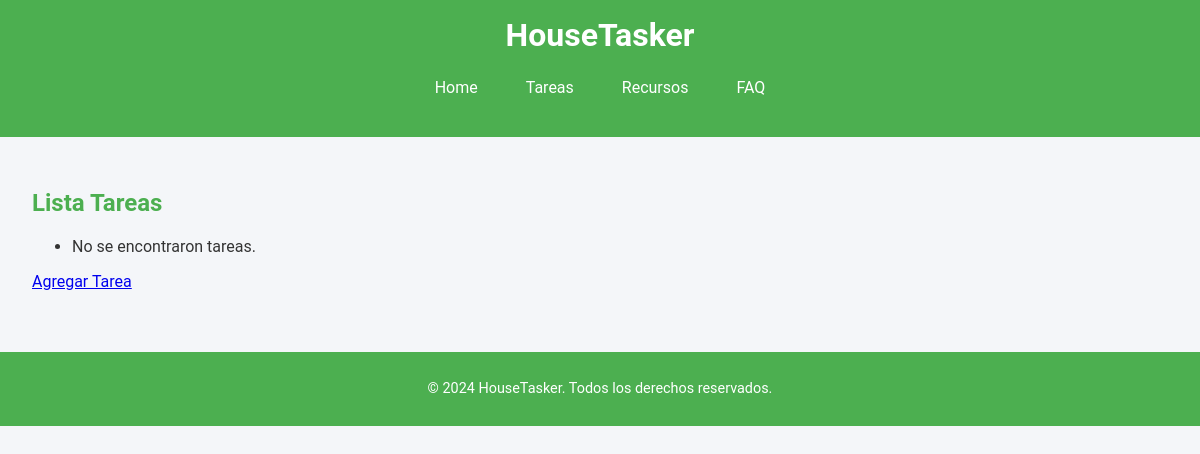
Page /tasks/ (signed in) on the earlier database version.
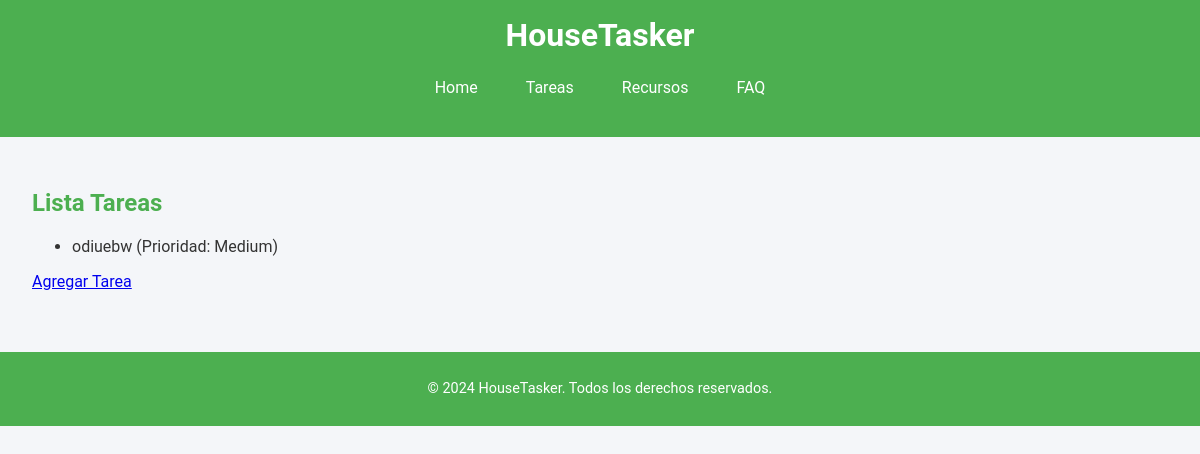
Same page on the later database version.
### appHouseTasker/models.py (models this page shows, shortened)
class Task(models.Model):
    LOW = 'Low'
    MEDIUM = 'Medium'
    HIGH = 'High'
    PRIORITY_CHOICES = [
        (LOW, 'Low'),
        (MEDIUM, 'Medium'),
        (HIGH, 'High'),
    ]
    title = models.CharField(max_length=255)
    description = models.TextField(blank=True, null=True)
    priority = models.CharField(max_length=6, choices=PRIORITY_CHOICES, default=MEDIUM)
    due_date = models.DateTimeField(default=timezone.now)
    completed = models.BooleanField(default=False)
    class Meta:
        ordering = ['-due_date', 'priority']

### appHouseTasker/views.py (the view)
# urls.py: path('tasks/', views.task_list, name='task_list'),  # List all tasks
@login_required
def task_list(request):
    tasks = Task.objects.all()
    return render(request, 'task_list.html', {'tasks': tasks})

### appHouseTasker/templates/task_list.html
{% extends "base.html" %}
{% block main %}
  <h2>Lista Tareas</h2>
  <ul>
    {% for task in tasks %}
      <li>{{ task.title }} (Prioridad: {{ task.get_priority_display }})</li>
    {% empty %}
      <li>No se encontraron tareas.</li>
    {% endfor %}
  </ul>
  <a href="{% url 'task_create' %}">Agregar Tarea</a>
{% endblock %}

Differences in the rows shown:
added Task: title "odiuebw", priority "Medium"
Other differences:
text no longer shown: "No se encontraron tareas."
